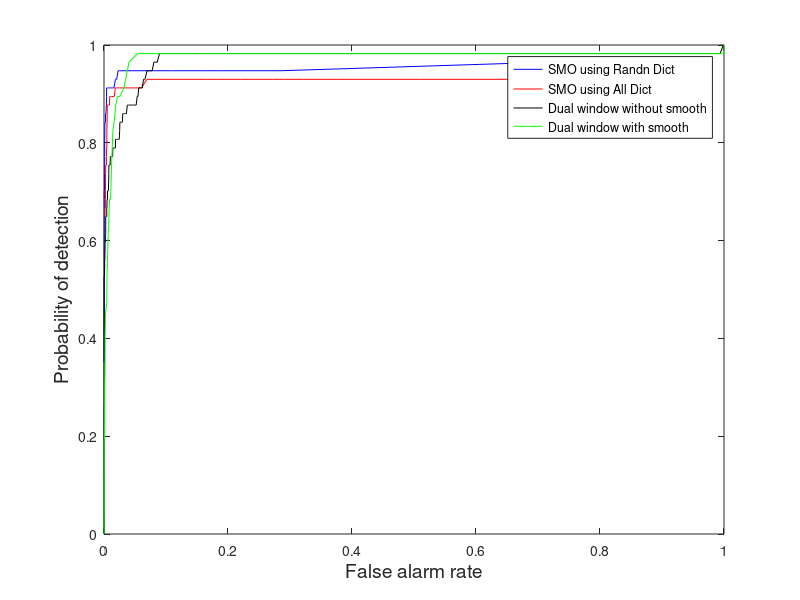

Reproduce this figure in MATLAB.
clear all;
load Dict_build_all_X.mat
load Dict_build_all_Y.mat
Dict_build_all_X=X;
Dict_build_all_Y=Y;
load Dict_build_ROC_X.mat
load Dict_build_ROC_Y.mat
Dict_build_ROC_X=X;
Dict_build_ROC_Y=Y;
load Local_Smooth_X_2.mat
load Local_Smooth_Y_2.mat
local_smooth_X=X;
local_smooth_Y=Y;

load Local__X_2.mat
load Local__Y_2.mat
local_X=X;
local_Y=Y;
figure;
plot(Dict_build_ROC_X,Dict_build_ROC_Y,'b'),xlabel('False alarm rate','FontSize',14),ylabel('Probability of detection','FontSize',14);
hold on;
plot(Dict_build_all_X,Dict_build_all_Y,'r');
hold on;
plot(local_X,local_Y,'k');
hold on;
plot(local_smooth_X,local_smooth_Y,'g');
hold on;
legend('SMO using Randn Dict','SMO using All Dict','Dual window without smooth','Dual window with smooth');